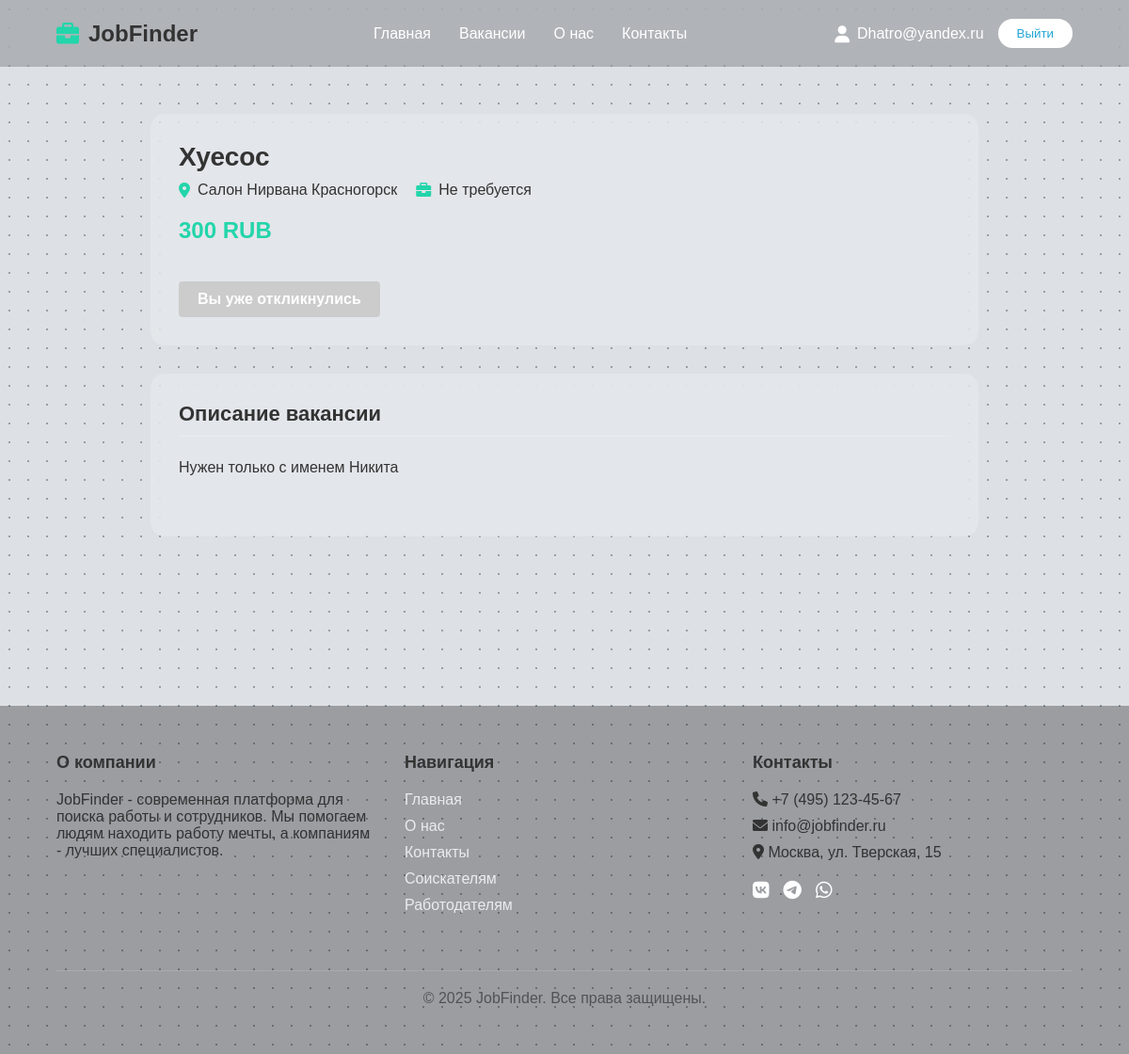
Page /vacancy.php?id=1 (signed in) on the committed database.
### tables this page shows
CREATE TABLE `job` (
  `id` int NOT NULL,
  `profession` varchar(64) NOT NULL,
  `description` text NOT NULL,
  `salary_from` int DEFAULT NULL,
  `salary_to` int DEFAULT NULL,
  `salary_currency` varchar(3) DEFAULT 'RUB',
  `salary_gross` tinyint(1) DEFAULT '1' COMMENT 'TRUE - зарплата до вычета налогов, FALSE - после',
  `location` varchar(100) DEFAULT NULL COMMENT 'Город/регион работы',
  `remote_available` tinyint(1) DEFAULT '0' COMMENT 'Возможность удалённой работы',
  `experience` varchar(50) DEFAULT NULL COMMENT 'Требуемый опыт работы',
  `employment_type` varchar(50) DEFAULT NULL COMMENT 'Тип занятости (полная, частичная и т.д.)',
  `work_schedule` varchar(50) DEFAULT NULL COMMENT 'График работы',
  `created_at` timestamp NULL DEFAULT CURRENT_TIMESTAMP
);

### public/vacancy.php (the view, shortened to what this page needs)
<?php
require_once 'db.php';
$vacancyId = (int)$_GET['id'];
$userId = $_SESSION['user_id'];
try {
    $stmt = $pdo->prepare("SELECT * FROM job WHERE id = ?");
    $stmt->execute([$vacancyId]);
    $vacancy = $stmt->fetch(PDO::FETCH_ASSOC);
} catch (PDOException $e) {
    die("Ошибка при получении данных вакансии: " . $e->getMessage());
}
try {
    $checkStmt = $pdo->prepare("SELECT id FROM response WHERE id_user = ? AND id_job = ?");
    $checkStmt->execute([$userId, $vacancyId]);
    $alreadyApplied = $checkStmt->fetch();
} catch (PDOException $e) {
    $error = "Ошибка при проверке отклика: " . $e->getMessage();
}
?>
<!DOCTYPE html>
<html lang="ru">
<head>
    <link rel="stylesheet" href="https://cdnjs.cloudflare.com/ajax/libs/font-awesome/6.0.0-beta3/css/all.min.css">
    <link rel="stylesheet" href="/css/vacancy.css">
</head>
<body>
    <?php include 'includes/header.php'; ?>
    <main>
        <section class="vacancy-container">
            <div class="vacancy-header">
                <h1 class="vacancy-title"><?= htmlspecialchars($vacancy['profession']) ?></h1>
                <div class="vacancy-meta">
                    <div class="meta-item">
                        <i class="fas fa-map-marker-alt"></i>
                        <span><?= htmlspecialchars($vacancy['location']) ?><?= $vacancy['remote_available'] ? ' · Удалённо' : '' ?></span>
                    </div>
                    <div class="meta-item">
                        <i class="fas fa-briefcase"></i>
                        <span><?= htmlspecialchars($vacancy['experience']) ?></span>
                    </div>
                </div>
                <p class="vacancy-salary">
                    <?= $vacancy['salary_to'] ? number_format($vacancy['salary_to'], 0, '', ' ') : '' ?>
                    <?= ($vacancy['salary_from'] || $vacancy['salary_to']) ? $vacancy['salary_currency'] : 'Зарплата не указана' ?>
                </p>
                <?php if (!$alreadyApplied): ?>
                    <button class="apply-btn" id="apply-btn">Откликнуться</button>
                <?php else: ?>
                    <button class="apply-btn applied" disabled>Вы уже откликнулись</button>
                <?php endif; ?>
            </div>
            <div class="vacancy-content">
                <h3 class="section-title">Описание вакансии</h3>
                <div class="vacancy-description">
                    <?= nl2br(htmlspecialchars($vacancy['description'])) ?>
                </div>
            </div>
        </section>
    </main>
    <?php include 'includes/footer.php'; ?>
</body>
</html>

### public/css/vacancy.css (style rules this page uses)
* { margin: 0; padding: 0; box-sizing: border-box; font-family: 'Arial', sans-serif; }
body { color: white; min-height: 100vh; display: flex; flex-direction: column; justify-content: space-between; background-color: #dde1e6; background-image: radial-gradient(#989ea5 1px, transparent 1px); background-size: 20px 20px; color: #333; min-height: 100vh; position: relative; overflow-x: hidden; }
.vacancy-container { padding: 50px 5%; max-width: 1000px; margin: 0 auto; }
.vacancy-header { background: rgba(255, 255, 255, 0.2); backdrop-filter: blur(10px); padding: 30px; border-radius: 15px; margin-bottom: 30px; }
.vacancy-title { font-size: 28px; margin-bottom: 10px; }
.vacancy-meta { display: flex; flex-wrap: wrap; gap: 20px; margin-bottom: 20px; }
.meta-item { display: flex; align-items: center; }
.meta-item i { margin-right: 8px; color: #23d5ab; }
.vacancy-salary { font-size: 24px; font-weight: bold; color: #23d5ab; margin: 20px 0; }
.apply-btn { background: #23a6d5; color: white; border: none; padding: 15px 30px; border-radius: 5px; font-size: 18px; font-weight: bold; cursor: pointer; transition: background 0.3s; margin-top: 20px; }
.vacancy-content { background: rgba(255, 255, 255, 0.2); backdrop-filter: blur(10px); padding: 30px; border-radius: 15px; margin-bottom: 30px; }
.section-title { font-size: 22px; margin-bottom: 20px; padding-bottom: 10px; border-bottom: 1px solid rgba(255, 255, 255, 0.3); }
.vacancy-description { line-height: 1.6; margin-bottom: 30px; }

### public/vacancy.php (style rules this page uses)
.apply-btn { background-color: #4CAF50; color: white; padding: 10px 20px; border: none; border-radius: 4px; cursor: pointer; font-size: 16px; }
.apply-btn.applied { background-color: #cccccc; cursor: not-allowed; }

### rows in the picture
job: profession "Хуесос", location "Салон Нирвана Красногорск", experience "Не требуется", salary_to "300", salary_currency "RUB", description "Нужен только с именем Никита"

### other values in the picture
$_SESSION['user_name'] "Dhatro@yandex.ru"
